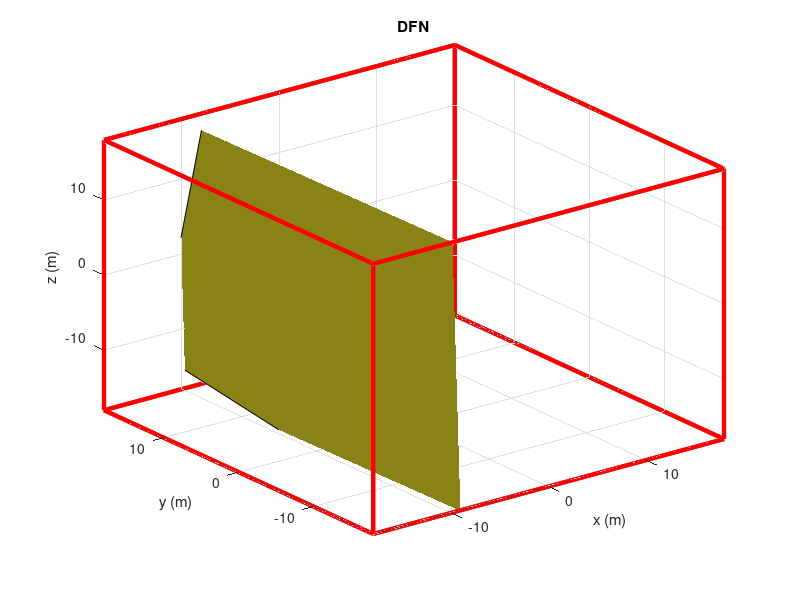

This figure's MATLAB source:
clc;
close all;
clear all;
fill3([-9.73293 -8.92437 -9.75099 -10.5595 -9.73293 ],[21.4254 -20.1861 -28.4374 13.1741 21.4254 ],[-14.9387 -23.1746 18.4335 26.6694 -14.9387 ],[0.534653 0.514851 0.0792079]);
grid on;
hold on;
plot3([-18 18],[-18 -18],[18 18],'color',[1 0 0],'Linewidth',3);
grid on;
hold on;
plot3([18 18],[-18 18],[18 18],'color',[1 0 0],'Linewidth',3);
grid on;
hold on;
plot3([18 -18],[18 18],[18 18],'color',[1 0 0],'Linewidth',3);
grid on;
hold on;
plot3([-18 -18],[18 -18],[18 18],'color',[1 0 0],'Linewidth',3);
grid on;
hold on;
plot3([-18 18],[-18 -18],[-18 -18],'color',[1 0 0],'Linewidth',3);
grid on;
hold on;
plot3([18 18],[-18 18],[-18 -18],'color',[1 0 0],'Linewidth',3);
grid on;
hold on;
plot3([18 -18],[18 18],[-18 -18],'color',[1 0 0],'Linewidth',3);
grid on;
hold on;
plot3([-18 -18],[18 -18],[-18 -18],'color',[1 0 0],'Linewidth',3);
grid on;
hold on;
plot3([-18 18],[-18 -18],[-18 -18],'color',[1 0 0],'Linewidth',3);
grid on;
hold on;
plot3([18 18],[-18 -18],[-18 18],'color',[1 0 0],'Linewidth',3);
grid on;
hold on;
plot3([18 -18],[-18 -18],[18 18],'color',[1 0 0],'Linewidth',3);
grid on;
hold on;
plot3([-18 -18],[-18 -18],[18 -18],'color',[1 0 0],'Linewidth',3);
grid on;
hold on;
plot3([-18 18],[18 18],[-18 -18],'color',[1 0 0],'Linewidth',3);
grid on;
hold on;
plot3([18 18],[18 18],[-18 18],'color',[1 0 0],'Linewidth',3);
grid on;
hold on;
plot3([18 -18],[18 18],[18 18],'color',[1 0 0],'Linewidth',3);
grid on;
hold on;
plot3([-18 -18],[18 18],[18 -18],'color',[1 0 0],'Linewidth',3);
grid on;
hold on;
plot3([-18 -18],[-18 18],[-18 -18],'color',[1 0 0],'Linewidth',3);
grid on;
hold on;
plot3([-18 -18],[18 18],[-18 18],'color',[1 0 0],'Linewidth',3);
grid on;
hold on;
plot3([-18 -18],[18 -18],[18 18],'color',[1 0 0],'Linewidth',3);
grid on;
hold on;
plot3([-18 -18],[-18 -18],[18 -18],'color',[1 0 0],'Linewidth',3);
grid on;
hold on;
plot3([18 18],[-18 18],[-18 -18],'color',[1 0 0],'Linewidth',3);
grid on;
hold on;
plot3([18 18],[18 18],[-18 18],'color',[1 0 0],'Linewidth',3);
grid on;
hold on;
plot3([18 18],[18 -18],[18 18],'color',[1 0 0],'Linewidth',3);
grid on;
hold on;
plot3([18 18],[-18 -18],[18 -18],'color',[1 0 0],'Linewidth',3);
grid on;
hold on;
axis([-18 18 -18 18 -18 18])
hold on;
xlabel('x (m)');
ylabel('y (m)');
zlabel('z (m)');
title('DFN');
